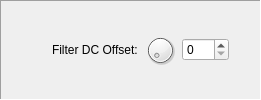
       <widget class="QFrame" name="frame_2">
        <property name="frameShape">
         <enum>QFrame::Panel</enum>
        </property>
        <property name="frameShadow">
         <enum>QFrame::Sunken</enum>
        </property>
        <layout class="QGridLayout" name="gridLayout_4">
         <item row="0" column="1">
          <spacer name="horizontalSpacer_4">
           <property name="orientation">
            <enum>Qt::Horizontal</enum>
           </property>
           <property name="sizeHint" stdset="0">
            <size>
             <width>40</width>
             <height>20</height>
            </size>
           </property>
          </spacer>
         </item>
         <item row="0" column="4">
          <widget class="QSpinBox" name="filterDcOffset_spin">
           <property name="sizePolicy">
            <sizepolicy hsizetype="Fixed" vsizetype="Fixed">
             <horstretch>0</horstretch>
             <verstretch>0</verstretch>
            </sizepolicy>
           </property>
           <property name="contextMenuPolicy">
            <enum>Qt::CustomContextMenu</enum>
           </property>
           <property name="keyboardTracking">
            <bool>false</bool>
           </property>
           <property name="maximum">
            <number>127</number>
           </property>
          </widget>
         </item>
         <item row="0" column="2">
          <widget class="QLabel" name="filterDcOffset_lbl">
           <property name="text">
            <string>Filter DC Offset:</string>
           </property>
          </widget>
         </item>
         <item row="0" column="5">
          <spacer name="horizontalSpacer_13">
           <property name="orientation">
            <enum>Qt::Horizontal</enum>
           </property>
           <property name="sizeType">
            <enum>QSizePolicy::Fixed</enum>
           </property>
           <property name="sizeHint" stdset="0">
            <size>
             <width>20</width>
             <height>20</height>
            </size>
           </property>
          </spacer>
         </item>
         <item row="0" column="3">
          <widget class="QDial" name="filterDcOffset_dial">
           <property name="sizePolicy">
            <sizepolicy hsizetype="Fixed" vsizetype="Fixed">
             <horstretch>0</horstretch>
             <verstretch>0</verstretch>
            </sizepolicy>
           </property>
           <property name="maximumSize">
            <size>
             <width>32</width>
             <height>32</height>
            </size>
           </property>
           <property name="contextMenuPolicy">
            <enum>Qt::CustomContextMenu</enum>
           </property>
           <property name="maximum">
            <number>127</number>
           </property>
           <property name="pageStep">
            <number>16</number>
           </property>
          </widget>
         </item>
        </layout>
       </widget>
